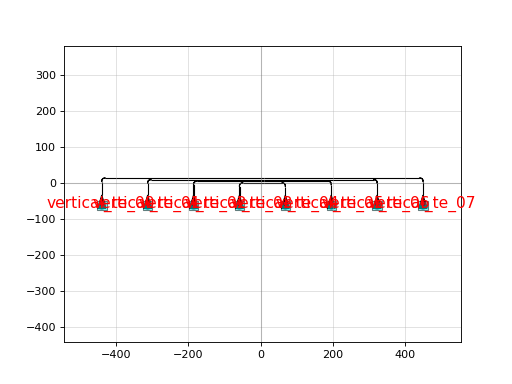

The script that drew this image:
import gdsfactory as gf

c = gf.components.grating_coupler_tree(n=4, straight_spacing=4.0, with_loopback=False, fanout_length=0.0, layer_label='TEXT')
c.plot()
